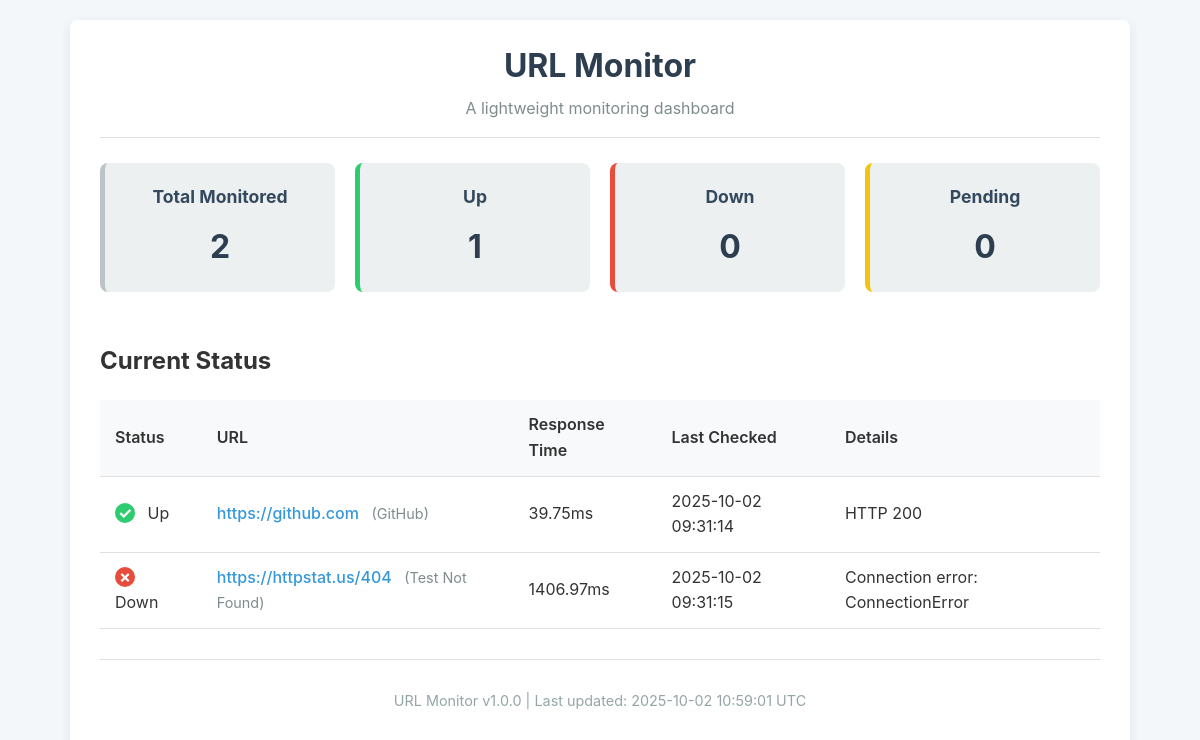
The page / on the database its author committed.
### tables this page shows
CREATE TABLE url_checks (
                            id INTEGER PRIMARY KEY AUTOINCREMENT,
                            url_id INTEGER NOT NULL,
                            status_code INTEGER,
                            response_time REAL,
                            is_up BOOLEAN NOT NULL,
                            error_message TEXT,
                            checked_at TIMESTAMP DEFAULT CURRENT_TIMESTAMP,
                            FOREIGN KEY (url_id) REFERENCES urls (id) ON DELETE CASCADE
                        );

CREATE TABLE urls (
                            id INTEGER PRIMARY KEY AUTOINCREMENT,
                            url TEXT UNIQUE NOT NULL,
                            name TEXT,
                            timeout INTEGER DEFAULT 10,
                            is_active BOOLEAN DEFAULT 1,
                            created_at TIMESTAMP DEFAULT CURRENT_TIMESTAMP,
                            updated_at TIMESTAMP DEFAULT CURRENT_TIMESTAMP,
                            last_checked TIMESTAMP
                        );

### app/dashboard.py (the view)
    @app.route('/')
    def index():
        db = get_database()
        all_status = db.get_all_status()
        stats = {
            'total': len(all_status),
            'up': sum(1 for s in all_status if s.get('is_up')),
            'down': sum(1 for s in all_status if s.get('is_up') is False and s.get('checked_at')),
            'pending': sum(1 for s in all_status if s.get('last_checked') is None)
        }
        return render_template('index.html', statuses=all_status, stats=stats)

### app/database.py (called while the page is built, shortened)
def get_database(db_path: Optional[str] = None) -> DatabaseManager:
    global _db_instance
    if _db_instance is None:
        with _db_lock:
            if _db_instance is None:  # Double-check pattern
                _db_instance = DatabaseManager(db_path)
    return _db_instance

    @property
    def connection(self) -> sqlite3.Connection:
        return self._local.connection

    @contextmanager
    def get_cursor(self):
        cursor = self.connection.cursor()
        try:
            yield cursor
            self.connection.commit()
        except Exception as e:
            self.connection.rollback()
            logger.error(f"Database error: {e}")
            raise
        finally:
            cursor.close()

### templates/index.html
{% extends "base.html" %}
{% block content %}
<div class="summary-cards">
    <div class="card">
        <h2>Total Monitored</h2>
        <p>{{ stats.total }}</p>
    </div>
    <div class="card card-up">
        <h2>Up</h2>
        <p>{{ stats.up }}</p>
    </div>
    <div class="card card-down">
        <h2>Down</h2>
        <p>{{ stats.down }}</p>
    </div>
    <div class="card card-pending">
        <h2>Pending</h2>
        <p>{{ stats.pending }}</p>
    </div>
</div>
<div class="status-table">
    <h2>Current Status</h2>
    <table>
        <thead>
            <tr>
                <th>Status</th>
                <th>URL</th>
                <th>Response Time</th>
                <th>Last Checked</th>
                <th>Details</th>
            </tr>
        </thead>
        <tbody>
            {% if statuses %}
                {% for s in statuses %}
                <tr class="status-row-{{ 'up' if s.is_up else 'down' if s.checked_at else 'pending' }}">
                    <td>
                        {% if s.checked_at %}
                            {% if s.is_up %}
                                <span class="status-icon status-up">✓</span> Up
                            {% else %}
                                <span class="status-icon status-down">✗</span> Down
                            {% endif %}
                        {% else %}
                            <span class="status-icon status-pending">?</span> Pending
                        {% endif %}
                    </td>
                    <td class="url-cell">
                        <a href="{{ s.url }}" target="_blank" rel="noopener noreferrer">{{ s.url }}</a>
                        {% if s.name %}<span class="url-name">({{ s.name }})</span>{% endif %}
                    </td>
                    <td>
                        {% if s.response_time is not none %}
                            {{ "%.2fms" | format(s.response_time) }}
                        {% else %}
                            N/A
                        {% endif %}
                    </td>
                    <td>
                        {% if s.checked_at %}
                            {{ s.checked_at | datetimeformat }}
                        {% else %}
                            Never
                        {% endif %}
                    </td>
                    <td>
                        {% if s.error_message %}
                            {{ s.error_message }}
                        {% elif s.status_code %}
                            HTTP {{ s.status_code }}
                        {% else %}
                            -
                        {% endif %}
                    </td>
                </tr>
                {% endfor %}
            {% else %}
                <tr>
                    <td colspan="5">No URLs are being monitored. Use the CLI to add one.</td>
                </tr>
            {% endif %}
        </tbody>
    </table>
</div>
{% endblock %}

### templates/base.html (shortened to what this page needs)
<!doctype html>
<html lang="en">
<head>
    <link rel="stylesheet" href="{{ url_for('static', filename='style.css') }}">
</head>
<body>
    <div class="container">
        <header>
            <h1>URL Monitor</h1>
            <p>A lightweight monitoring dashboard</p>
        </header>
        <main>
            {% block content %}{% endblock %}
        </main>
        <footer>
            <p>URL Monitor v1.0.0 | Last updated: {{ "now" | datetimeformat }} UTC</p>
        </footer>
    </div>
</body>
</html>

### static/style.css (style rules this page uses)
body { font-family: -apple-system, BlinkMacSystemFont, "Segoe UI", Roboto, Helvetica, Arial, sans-serif; background-color: #f4f7f9; color: #333; margin: 0; padding: 20px; line-height: 1.6; }
.container { max-width: 1000px; margin: 0 auto; background: #fff; padding: 20px 30px; border-radius: 8px; box-shadow: 0 4px 12px rgba(0, 0, 0, 0.08); }
header { text-align: center; border-bottom: 1px solid #e0e0e0; padding-bottom: 15px; margin-bottom: 25px; }
header h1 { margin: 0; font-size: 2em; color: #2c3e50; }
header p { margin: 5px 0 0; color: #7f8c8d; }
footer { text-align: center; margin-top: 30px; padding-top: 15px; border-top: 1px solid #e0e0e0; font-size: 0.9em; color: #95a5a6; }
.summary-cards { display: grid; grid-template-columns: repeat(auto-fit, minmax(180px, 1fr)); gap: 20px; margin-bottom: 30px; }
.card { background-color: #ecf0f1; padding: 20px; border-radius: 8px; text-align: center; border-left: 5px solid #bdc3c7; }
.card h2 { margin: 0 0 10px; font-size: 1.1em; color: #34495e; }
.card p { margin: 0; font-size: 2em; font-weight: bold; color: #2c3e50; }
.card.card-up { border-color: #2ecc71; }
.card.card-down { border-color: #e74c3c; }
.card.card-pending { border-color: #f1c40f; }
.status-table { overflow-x: auto; }
table { width: 100%; border-collapse: collapse; }
th, td { padding: 12px 15px; text-align: left; border-bottom: 1px solid #e0e0e0; }
th { background-color: #f8f9fa; font-weight: 600; }
.url-cell a { color: #3498db; text-decoration: none; font-weight: 500; }
.url-name { color: #7f8c8d; font-size: 0.9em; margin-left: 8px; }
.status-icon { display: inline-block; width: 20px; height: 20px; line-height: 20px; text-align: center; border-radius: 50%; color: #fff; font-weight: bold; margin-right: 8px; }
.status-up { background-color: #2ecc71; }
.status-down { background-color: #e74c3c; }

### rows shown on the page
url_checks: is_up "Up", url "https://github.com", name "GitHub", response_time "39.75ms", checked_at "2025-10-02 09:31:14", status_code "200"
url_checks: is_up "Down", url "https://httpstat.us/404", name "Test Not Found", response_time "1406.97ms", checked_at "2025-10-02 09:31:15", error_message "Connection error: ConnectionError"

### other values the page prints
{{ stats.total }} "2"
{{ stats.up }} "1"
{{ stats.down }} "0"
{{ stats.pending }} "0"
{{ "now" | datetimeformat }} "2025-10-02 10:59:01"
